Frame 1 (no input): blank canvas, image omitted
Frame 60 (no input): blank canvas, image omitted
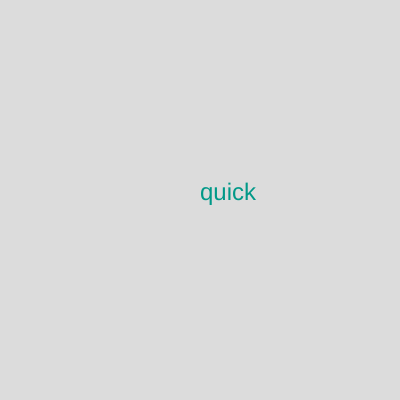
Frame 120 (the mouse pressed at the canvas centre since frame 60)

The p5.js sketch whose frames 1 and 60 were blank and that drew this single picture after the mouse press (run headless with seeded random() and noise() and a simulated clock; from frame 60 on, the mouse is pressed at the canvas centre):

// p5.js sketch
// ── sketch.js
// DM2008 — Activity 3a
// (Array Sampler, 25 min)

// 1. Create an array of colors (or other values)
//    You can make more than one array if you'd like
// DM2008 — Activity 3a
// (Array Sampler, 25 min)

// 1. Create an array of colors
let palette = ["#f06449", "#009988", "#3c78d8", "#ffeb3b"];

// 2. A variable to track the current index
let currentIndex = 0;

// Added words array
let s = ["the", "quick", "brown", "fox"];

let items = [];

function setup() {
  createCanvas(400, 400);
  noStroke();
  textSize(24);
}

function draw() {
  background(220);

  // loop
  for (let i = 0; i < items.length; i++) {
    fill(items[i].color);
    text(items[i].word, items[i].x, items[i].y);
  }
}

// 4. Change the index when mouse is pressed
function mousePressed() {
  // Advance to the next item
  currentIndex++;
  // Reset to 0 when we reach the end
  if (currentIndex >= palette.length) currentIndex = 0;

  items.push({
    x: mouseX,
    y: mouseY,
    word: s[currentIndex],
    color: palette[currentIndex],
  });

  if (items.length > 20) {
    items.splice(0, 1);
  }

  // Log in the console to check
  console.log(
    "Index:",
    currentIndex,
    "Word:",
    s[currentIndex],
    "Color:",
    palette[currentIndex]
  );
}

/* 
TODOs for students:
1. Replace colors with your own data (positions, text, sizes, etc).
2. Try mousePressed() instead of keyPressed().
3. Use push() to add new items, or splice() to remove them, then check how the sketch adapts.
4. Try looping through an array to visualize all the items within it instead of accessing one item at a time.
*/
